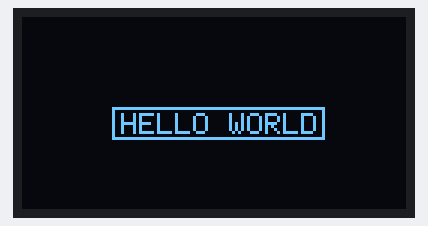
Simulated run of this sketch. Board: Arduino Uno, built with avr-gcc and run on an emulated ATmega328P. On the bench: 128×64 one-colour display.

Above: at 0.1 s.

The sketch:

OLED_DISPLAY.ino
```cpp
//OLED display
//

#include <Wire.h>
#include <Adafruit_GFX.h>
#include <Adafruit_SSD1306.h>

#define SCREEN_WIDTH 128
#define SCREEN_HEIGHT 64
#define OLED_RESET -1      // No reset pin
#define OLED_ADDR 0x3C     // Change if scanner shows different

Adafruit_SSD1306 display(SCREEN_WIDTH, SCREEN_HEIGHT, &Wire, OLED_RESET);

void setup() {
  if (!display.begin(SSD1306_SWITCHCAPVCC, OLED_ADDR)) {
    Serial.println(F("OLED not found"));
    for (;;);
  }

  display.clearDisplay();
  display.setTextSize(1.9);
  display.setTextColor(SSD1306_WHITE);
  display.setCursor(33, 32);
  display.println("HELLO WORLD");
  display.drawRect(30, 30, 71, 11, SSD1306_WHITE);
  display.display();
}

void loop() {
}
```
